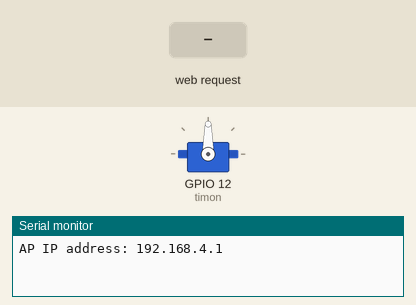
The sketch below on a simulated ESP8266 (NodeMCU). Shown: servo, the last lines printed to the serial monitor. The inputs (shaded band) are chosen by the test bench.

Above: at 2.2 s.
2.3 s: HTTP request GET /?State=R received
At 3.2 s:
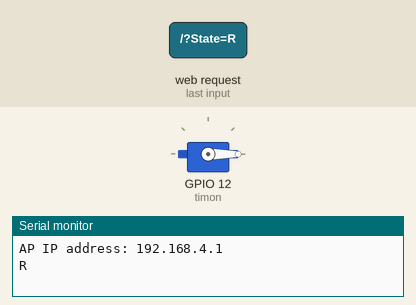
3.9 s: HTTP request GET /?State=L received
5.4 s: HTTP request GET /?State=1 received
Timing chart, 0 to 8.4 s (numbered marks = the images above; inputs shaded):
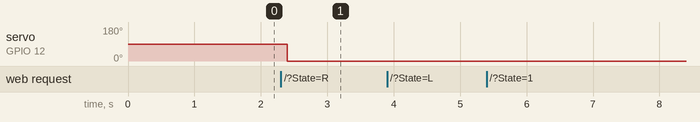

The sketch:

Servo_prueba.ino
```cpp
#include <ESP8266WiFi.h> //El wifi pa la node
#include <WiFiClient.h>  //El wifi para conectarse a un servidor (el de la node)
#include <ESP8266WebServer.h> //Para crear el servidor en la node
#include <Servo.h> //Para manejar el servo

//El nombre y la clave de el robot
const char* ssid = "catamaran";
const char* password = "12345678";

String command;  //Esto es para almanecar el valor dado cuando se presione algo
int initPWM = 150;  //tener en cuenta que el maximo es 255  = HIGH

Servo timon;


ESP8266WebServer server(80);  //Creamos un objeto servidor WEB que escuchará en el puerto 80

void setup() {
  timon.attach(12); // D6
  timon.write(90);
  delay(1000);


// Wifi gratis :D
  WiFi.mode(WIFI_AP);           //Un solo punto de acceso
  WiFi.softAP(ssid, password);  //esto es para crear el wifi teniendo en cuenta lo valores que le di

  IPAddress myIP = WiFi.softAPIP(); //retorna la direccion IP que tiene la node
  Serial.print("AP IP address: "); //para imprimir esa string
  Serial.println(myIP); //para imprimir mi IP

 // Empezar a recibir información por medio de la web
     server.on ( "/", HTTP_handleRoot );  //Para manejar los INPUT
     server.onNotFound ( HTTP_handleRoot ); //por si alguien daña la IP en la app
     server.begin();   // Inicia el servidor para escuchar los INPUT
}


void HTTP_handleRoot(void) {
  if( server.hasArg("State") ){  //solo sucederá esto si es correcta la conexión
        Serial.println(server.arg("State"));
    }
    server.send ( 200, "text/html", "" );  //Enviar estado HTTP 200 (Ok) y enviar texto al navegador/cliente - Según StackOverfloow, es para decir QUE SÍ TA BIEN
    delay(100);
  }


void timon_izqui(){
  timon.write(180);
  delay(500);
}

void timon_derec(){
  timon.write(0);
  delay(500);
}


void loop() {
      server.handleClient();      //escucha las conexiones entrantes para tenerlas en cuenta

      command = server.arg("State"); //lee el input y hacer según el valor de ese input
      if (command == "L") timon_izqui;
      else if (command == "R") timon_derec();
}
```

Measured:
- after the input at 2.3 s, servo on GPIO 12 (timon): 90° → 0° after 0.10 s
